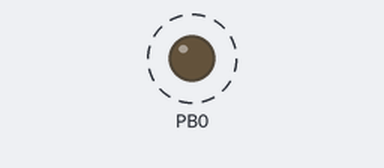
This program was run on a simulated ATmega32, built with avr-gcc and emulated at 1 MHz. Shown: output pins drawn as LEDs (lit = HIGH). Dashed ring = blinking.

Above: at 0.15 s.
Timing chart, 0 to 3.0 s (numbered marks = the images above):
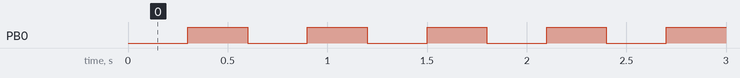

Measured:
- by itself, PB0: alternates HIGH for 0.30 s and LOW for 0.30 s

The program:

main.c
```c
#include <avr/io.h>
#define F_CPU 1000000UL		// Define operating frequency of the uC for the _delay_ms function
#include <util/delay.h>

int main(void)
{
	DDRB |= 1 << PINB0;		// Configure PINB0 as Output
	PORTB = 0b00000001;		// Making PINB0 High ( Switching on the LED )

	while(1)				// The following code block will loop till power is applied to uC
	{
       PORTB ^= 1 << PINB0; // Toggling PINB0 ( If pin is high it will go low and vice-versa. i.e. switching LED on and off)
	   _delay_ms(300);		// Delay added to see the toggling effect
	}
}
```
